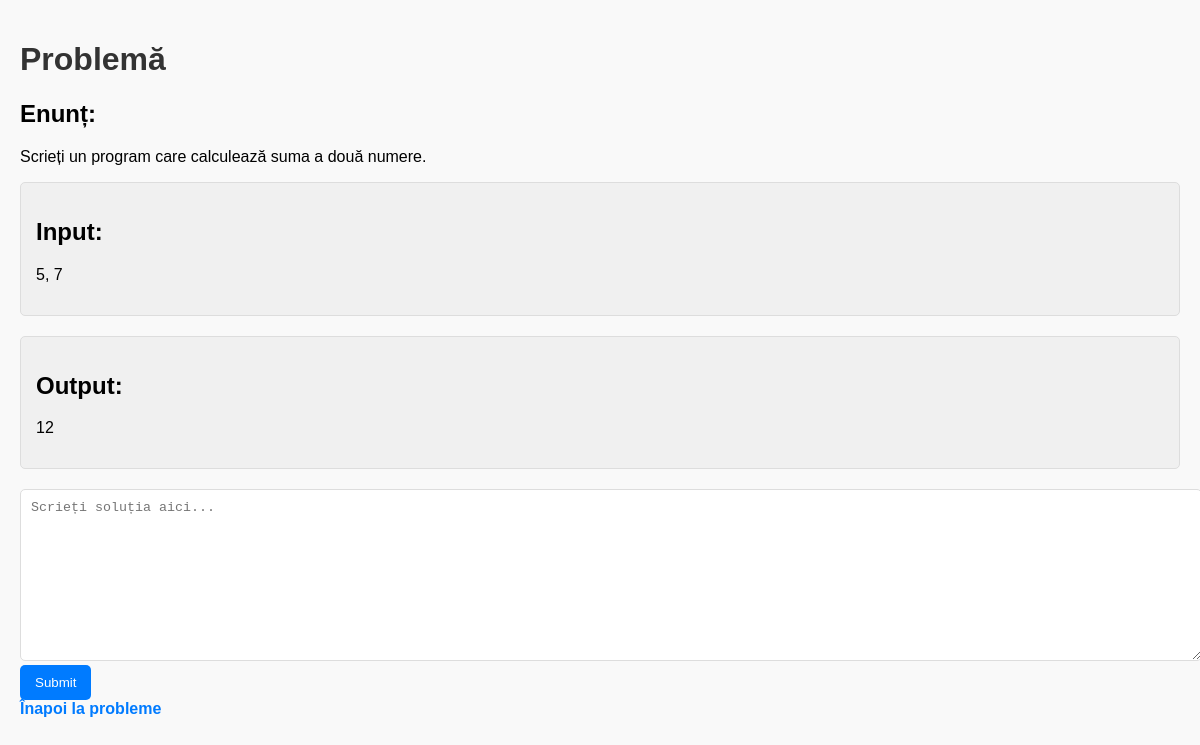
/problem/2, run on the app's committed database.
### app.py (models this page shows)
class Problem(db.Model):
    __tablename__ = 'problem'
    id = db.Column(db.Integer, primary_key=True)
    description = db.Column(db.String(255))
    input_data = db.Column(db.String(255))
    output_data = db.Column(db.String(255))

### app.py (the view, shortened to what this page needs)
@app.route('/problem/<int:problem_id>', methods=['GET', 'POST'])
def problem(problem_id):
    problem = Problem.query.get(problem_id)
    result = ""
    return render_template('problem.html', problem=problem, result=result)

### templates/problem.html (shortened to what this page needs)
<!DOCTYPE html>
<html lang="en">
<head>
    <link rel="stylesheet" type="text/css" href="{{ url_for('static', filename='style.css') }}">
</head>
<body>
    <h1>Problemă</h1>
    <div class="description">
        <h2>Enunț:</h2>
        <p>{{ problem.description }}</p>
    </div>
    <div class="input">
        <h2>Input:</h2>
        <p>{{ problem.input_data }}</p>
    </div>
    <div class="output">
        <h2>Output:</h2>
        <p>{{ problem.output_data }}</p>
    </div>
    <form method="POST">
        <textarea name="source_code" placeholder="Scrieți soluția aici..." required></textarea>
        <button type="submit">Submit</button>
    </form>
    <a href="{{ url_for('index') }}">Înapoi la probleme</a>
</body>
</html>

### static/style.css (style rules this page uses)
body { font-family: Arial, sans-serif; background-color: #f9f9f9; margin: 0; padding: 20px; }
h1 { color: #333; }
a { text-decoration: none; color: #007BFF; font-weight: bold; }
.problem, .input, .output { background-color: #ffffff; border: 1px solid #ddd; padding: 15px; border-radius: 5px; margin-bottom: 20px; }
.input, .output { background-color: #f0f0f0; }
textarea { width: 100%; height: 150px; padding: 10px; border: 1px solid #ddd; border-radius: 5px; }
button { background-color: #007BFF; color: white; border: none; padding: 10px 15px; border-radius: 5px; cursor: pointer; }

### data on the page
Problem: description "Scrieți un program care calculează suma a două numere.", input_data "5, 7", output_data "12"
